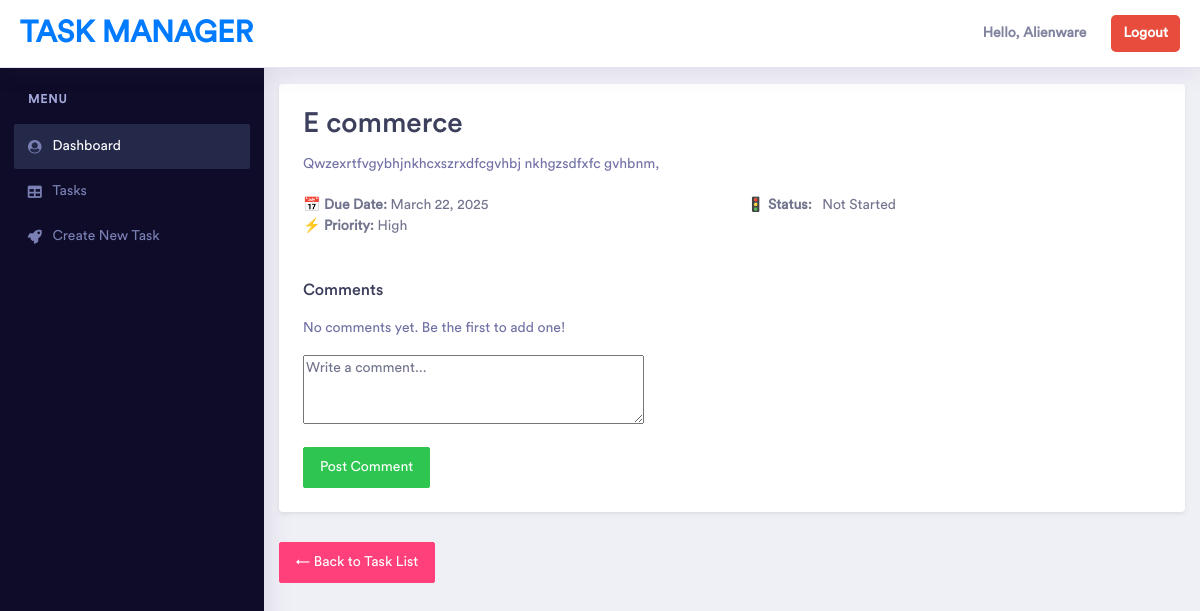
/task/4/ (signed in), run on an earlier commit of the app's database.
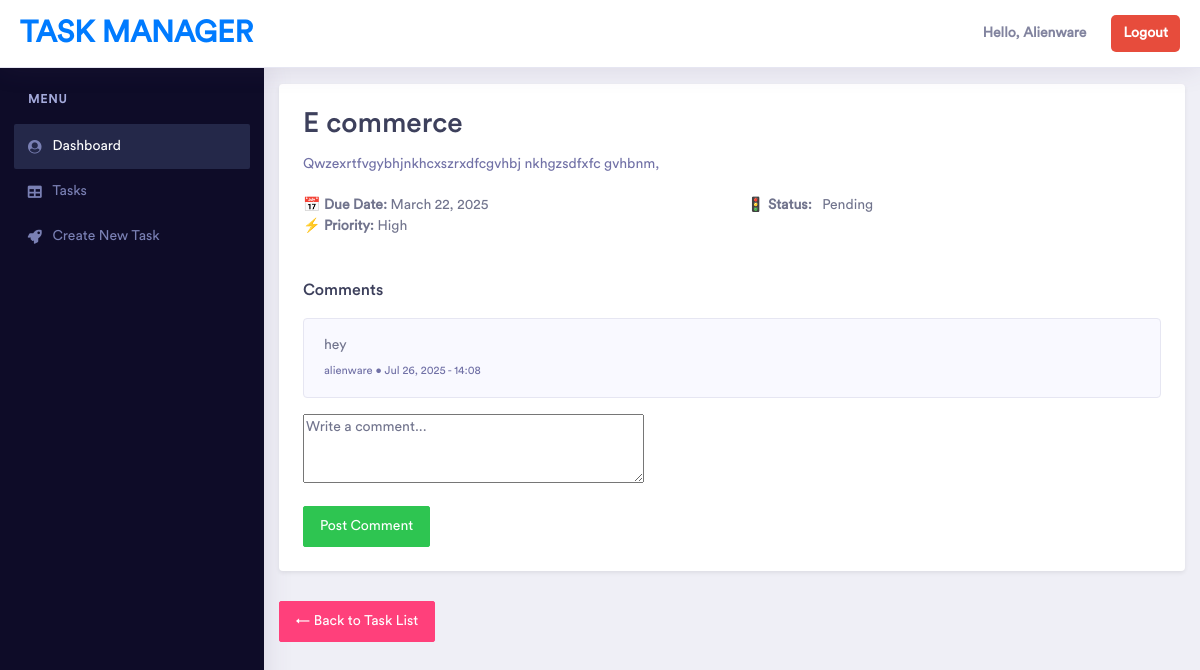
And on a later commit of the database.
### base/models.py (models this page shows, shortened)
class Task(models.Model):
    STATUS_CHOICES = [
        ('Not Started', 'Not Started'),
        ('Pending', 'Pending'),
        ('In Progress', 'In Progress'),
        ('Review', 'Review'),  # New status
        ('Submitted', 'Submitted'),
        ('Completed', 'Completed'),
    ]
    PRIORITY_MAPPING = {
        'Urgent': 1,
        'High': 2,
        'Medium': 3,
        'Low': 4,
    }
    PRIORITY_CHOICES = [
        ('Low', 'Low'),
        ('Medium', 'Medium'),
        ('High', 'High'),
        ('Urgent', 'Urgent'),
    ]
    title = models.CharField(max_length=255)
    description = models.TextField()
    assigned_to = models.ManyToManyField(User, related_name='tasks')
    status = models.CharField(max_length=20, choices=STATUS_CHOICES, default='Not Started')
    priority = models.CharField(max_length=10, choices=PRIORITY_CHOICES, default='Medium')
    due_date = models.DateField()
    project_link = models.URLField(blank=True, null=True)
    created_by = models.ForeignKey(User, on_delete=models.CASCADE, related_name='created_tasks')
    created_at = models.DateTimeField(auto_now_add=True)
    updated_at = models.DateTimeField(auto_now_add=True, null=True)
    class Meta:
        ordering = ['priority']

class Comment(models.Model):
    task = models.ForeignKey(Task, on_delete=models.CASCADE, related_name='comments')
    user = models.ForeignKey(User, on_delete=models.CASCADE)
    text = models.TextField()
    created_at = models.DateTimeField(auto_now_add=True)

### base/views.py (the view, shortened to what this page needs)
# urls.py: path('task/<int:id>/', taskDetail, name='task_detail'),
@login_required
def taskDetail(request, id):
    task = get_object_or_404(Task, id=id)
    comments = task.comments.all()
    form = CommentForm()
    context = {
        'task': task,
        'comments': comments,
        'form': form
    }
    return render(request, 'tasks/task_detail.html', context)

### base/forms.py
class CommentForm(forms.ModelForm):
    class Meta:
        model = Comment
        fields = ['text']
        widgets = {
            'text': forms.Textarea(attrs={'rows': 3, 'placeholder': 'Write a comment...'}),
        }

### base/templates/tasks/task_detail.html (shortened to what this page needs)
{% extends 'base.html' %}
{% block content %}
<div class="dashboard-wrapper">
    <div class="container mt-4">
        <div class="card shadow-sm p-4">
            <h2 class="mb-3">{{ task.title }}</h2>
            <p class="text-muted">{{ task.description }}</p>
            <div class="row mb-3">
                <div class="col-md-6">
                    <p><strong>📅 Due Date:</strong> {{ task.due_date }}</p>
                </div>
                <div class="col-md-6">
                    <p><strong>🚦 Status:</strong>
                        <span class="badge bg-{{ task.status|lower|slugify }}">{{ task.get_status_display }}</span>
                    </p>
                </div>
                <div class="col-md-6">
                    <p><strong>⚡ Priority:</strong> {{ task.get_priority_display }}</p>
                </div>
            </div>
            <div class="mt-4">
                <h4>Comments</h4>
                <div class="list-group">
                    {% for comment in task.comments.all %}
                        <div class="list-group-item {% if comment.user == request.user %}bg-light{% endif %}">
                            <p class="mb-1">{{ comment.text }}</p>
                            <small class="text-muted">{{ comment.user.username }} • {{ comment.created_at|date:"M d, Y - H:i" }}</small>
                        </div>
                    {% empty %}
                        <p class="text-muted">No comments yet. Be the first to add one!</p>
                    {% endfor %}
                </div>
                <form method="POST" class="mt-3">
                    <div class="mb-3">
                        {{ form.text }}
                    </div>
                    <button type="submit" class="btn btn-success">Post Comment</button>
                </form>
            </div>
        </div>
        <div class="mt-3">
            <a href="{% url 'task_list' %}" class="btn btn-secondary">← Back to Task List</a>
        </div>
    </div>
</div>
{% endblock %}

### templates/base.html (shortened to what this page needs)
<!doctype html>
{% load static %}
<html lang="en">
<head>
    <link rel="stylesheet" href="{% static 'vendor/bootstrap/css/bootstrap.min.css' %}">
    <link href="{% static 'vendor/fonts/circular-std/style.css' %}" rel="stylesheet">
    <link rel="stylesheet" href="{% static 'libs/css/style.css' %}">
    <link rel="stylesheet" href="{% static 'vendor/fonts/fontawesome/css/fontawesome-all.css' %}">
    <link rel="stylesheet" href="{% static 'vendor/charts/chartist-bundle/chartist.css' %}">
    <link rel="stylesheet" href="{% static 'vendor/charts/morris-bundle/morris.css' %}">
    <link rel="stylesheet" href="{% static 'vendor/fonts/material-design-iconic-font/css/materialdesignicons.min.css' %}">
    <link rel="stylesheet" href="{% static 'vendor/charts/c3charts/c3.css' %}">
    <link rel="stylesheet" href="{% static 'vendor/fonts/flag-icon-css/flag-icon.min.css' %}">
    <link rel="stylesheet" href="{% static 'style/style.css' %}">
</head>
<body>
    <div class="dashboard-main-wrapper">
        <div class="dashboard-header">
            <nav class="navbar navbar-expand-lg bg-white fixed-top">
                <a class="navbar-brand" href="/">Task Manager</a>
                <div class="collapse navbar-collapse " id="navbarSupportedContent">
                    <ul class="navbar-nav ml-auto navbar-right-top">
                        <li class="nav-item">
                            {% if user.is_authenticated %}
                                <span class="username">Hello,  {{ user.username | capfirst }}</span>
                                <a href="{% url 'logout' %}" class="logout-btn">Logout</a>
                            {% else %}
                                <a href="{% url 'login' %}" class="login-btn">Login</a>
                                <a href="{% url 'register' %}" class="register-btn">Register</a>
                            {% endif %}
                        </li>
                    </ul>
                </div>
            </nav>
        </div>
        <div class="nav-left-sidebar sidebar-dark">
            <div class="menu-list">
                <nav class="navbar navbar-expand-lg navbar-light">
                    <div class="collapse navbar-collapse" id="navbarNav">
                        <ul class="navbar-nav flex-column">
                            <li class="nav-divider">
                                Menu
                            </li>
                            <li class="nav-item ">
                                <a class="nav-link active" href="{% url 'dashboard' %}" aria-expanded="false" data-target="#submenu-1" aria-controls="submenu-1"><i class="fa fa-fw fa-user-circle"></i>Dashboard <span class="badge badge-success">6</span></a>
                            </li>
                            <li class="nav-item">
                                <a class="nav-link" href="{% url 'task_list' %}" aria-expanded="false" data-target="#submenu-5" aria-controls="submenu-5"><i class="fas fa-fw fa-table"></i>Tasks</a>
                            </li>
                            <li class="nav-item">
                                <a class="nav-link" href="{% url 'create_task' %}" aria-expanded="false" data-target="#submenu-2" aria-controls="submenu-2"><i class="fa fa-fw fa-rocket"></i>Create New Task</a>
                            </li>
                        </ul>
                    </div>
                </nav>
            </div>
        </div>
        {% block content %}
        {% endblock %}
    </div>
</body>
</html>

What changed in the data, as far as the page shows it:
changed Task "E commerce": status "Not Started" → "Pending"
added Comment: text "hey", user.username "alienware", created_at "Jul 26, 2025 - 14:08"
Also different on the page:
text no longer shown: "No comments yet. Be the first to add one!"
